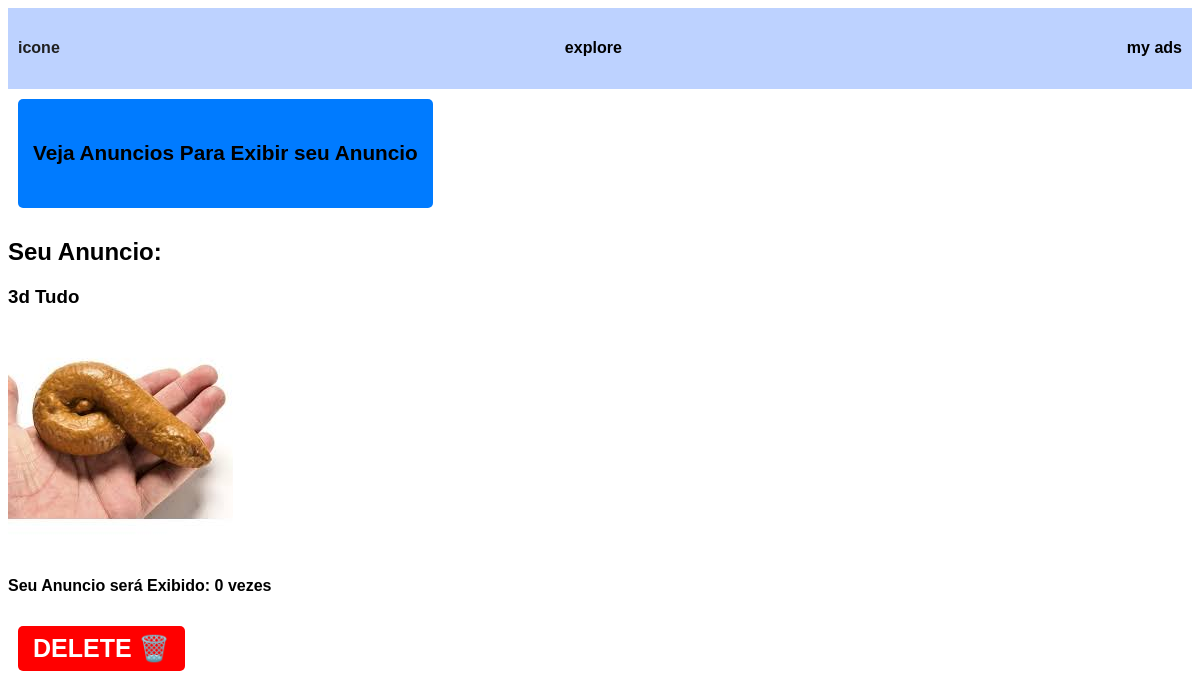
Page /mypage (signed in) on the committed database.
### tables this page shows
CREATE TABLE ads (
    id INTEGER PRIMARY KEY AUTOINCREMENT,
    user_id INTEGER NOT NULL,
    points INTEGER NOT NULL,
    img TEXT NOT NULL,
    description TEXT NOT NULL,
    link TEXT NOT NULL,
    FOREIGN KEY (user_id) REFERENCES users(id)
);

### app.py (the view, shortened to what this page needs)
@app.route("/mypage", methods=["GET", "POST"])
@login_required
def mypage():
    id = session["user_id"]
    ad = db.execute("SELECT * FROM ads WHERE user_id = ?",id)
    if ad:
        ad = ad[0]
    else:
        ad = None
    return render_template("mypage.html",ad = ad)

### app.py (called while the page is built)
def login_required(f):
    @wraps(f)
    def decorated_function(*args, **kwargs):
        if session.get("user_id") is None:
            return redirect("/login")
        return f(*args, **kwargs)
    return decorated_function

@app.after_request
def after_request(response):
    response.headers["Cache-Control"] = "no-cache, no-store, must-revalidate"
    response.headers["Expires"] = 0
    response.headers["Pragma"] = "no-cache"
    return response

### templates/mypage.html (shortened to what this page needs)
{% extends "layout.html" %}
{% block main %}
{% if ad %}
    <div class="ad-container">
        <button class ="button"><a href="/explore"><h5>Veja Anuncios Para Exibir seu Anuncio</h5></a></button>
        <h2 class="title">Seu Anuncio:</h2>
        <h3>{{ad["description"]}}</h3>
        <a href="{{ad['link']}}" target="_blank">
            <img src="{{ url_for('static', filename='imgs/' + ad['img']) }}" alt="Imagem do anúncio" class="ad-image">
        </a>
        <h4>Seu Anuncio será Exibido: {{ad["points"]}} vezes</h4>
        <form method="post">
            <button name="delete" value="delete" class="dbutton">DELETE 🗑️</button>
        </form>
    </div>
{% endif %}
{% endblock %}

### static/styles.css (style rules this page uses)
body { font-family: 'Poppins', sans-serif; }
a { color:black; text-decoration: none; }
.button { background-color: #007bff; color: white; border: none; padding: 8px 15px; border-radius: 5px; cursor: pointer; transition: 0.3s; margin:10px; text-align: center; font-size: 25px; font-weight: bold; }
.dbutton { background-color: #ff0000; color: white; border: none; padding: 8px 15px; border-radius: 5px; cursor: pointer; transition: 0.3s; margin:10px; text-align: center; font-size: 25px; font-weight: bold; }

### rows in the picture
ads: description "3d Tudo", img (picture), points "0"
